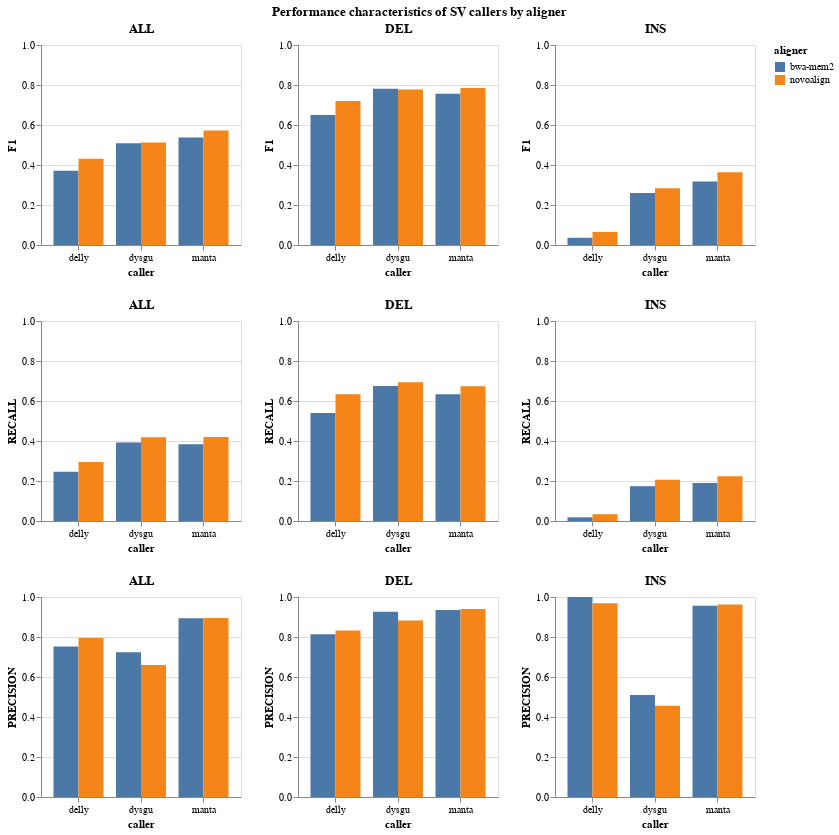

Write notebook code for a chart like this one.
### Code cell
performance_charts = []
for measure in ["f1", "recall", "precision"]:
    svtype_charts = []

    for svtype in snakemake.config["truth_set_svtypes"]:
        svtype_chart = (
            alt.Chart(benchmark_df.filter(pl.col("svtype") == svtype))
            .mark_bar()
            .encode(
                x=alt.X("caller:N").axis(labelAngle=0),
                y=alt.Y(f"{measure}:Q", title=measure.upper()).scale(domain=(0, 1)),
                xOffset="aligner:N",
                color="aligner:N",
            )
            .properties(title=svtype, width=200, height=200)
        )
        svtype_charts.append(svtype_chart)

    performance_charts.append(alt.hconcat(*svtype_charts))

alt.vconcat(*performance_charts).properties(
    title="Performance characteristics of SV callers by aligner",
).configure_title(anchor="middle")

### Figure 1 — Vega-Lite specification as saved in the notebook (floating-point values rounded to 4 significant figures)
{"config": {"view": {"continuousWidth": 300, "continuousHeight": 300}, "title": {"anchor": "middle"}}, "vconcat": [{"hconcat": [{"data": {"name": "data-dd16b28adc6704c5056e338735d8f43e"}, "mark": {"type": "bar"}, "encoding": {"color": {"field": "aligner", "type": "nominal"}, "x": {"axis": {"labelAngle": 0}, "field": "caller", "type": "nominal"}, "xOffset": {"field": "aligner", "type": "nominal"}, "y": {"field": "f1", "scale": {"domain": [0, 1]}, "title": "F1", "type": "quantitative"}}, "height": 200, "title": "ALL", "width": 200}, {"data": {"name": "data-3068080ce475a42f95b8e3b69260f06d"}, "mark": {"type": "bar"}, "encoding": {"color": {"field": "aligner", "type": "nominal"}, "x": {"axis": {"labelAngle": 0}, "field": "caller", "type": "nominal"}, "xOffset": {"field": "aligner", "type": "nominal"}, "y": {"field": "f1", "scale": {"domain": [0, 1]}, "title": "F1", "type": "quantitative"}}, "height": 200, "title": "DEL", "width": 200}, {"data": {"name": "data-5aa574a0ac99090d179fd6b665cd7782"}, "mark": {"type": "bar"}, "encoding": {"color": {"field": "aligner", "type": "nominal"}, "x": {"axis": {"labelAngle": 0}, "field": "caller", "type": "nominal"}, "xOffset": {"field": "aligner", "type": "nominal"}, "y": {"field": "f1", "scale": {"domain": [0, 1]}, "title": "F1", "type": "quantitative"}}, "height": 200, "title": "INS", "width": 200}]}, {"hconcat": [{"data": {"name": "data-dd16b28adc6704c5056e338735d8f43e"}, "mark": {"type": "bar"}, "encoding": {"color": {"field": "aligner", "type": "nominal"}, "x": {"axis": {"labelAngle": 0}, "field": "caller", "type": "nominal"}, "xOffset": {"field": "aligner", "type": "nominal"}, "y": {"field": "recall", "scale": {"domain": [0, 1]}, "title": "RECALL", "type": "quantitative"}}, "height": 200, "title": "ALL", "width": 200}, {"data": {"name": "data-3068080ce475a42f95b8e3b69260f06d"}, "mark": {"type": "bar"}, "encoding": {"color": {"field": "aligner", "type": "nominal"}, "x": {"axis": {"labelAngle": 0}, "field": "caller", "type": "nominal"}, "xOffset": {"field": "aligner", "type": "nominal"}, "y": {"field": "recall", "scale": {"domain": [0, 1]}, "title": "RECALL", "type": "quantitative"}}, "height": 200, "title": "DEL", "width": 200}, {"data": {"name": "data-5aa574a0ac99090d179fd6b665cd7782"}, "mark": {"type": "bar"}, "encoding": {"color": {"field": "aligner", "type": "nominal"}, "x": {"axis": {"labelAngle": 0}, "field": "caller", "type": "nominal"}, "xOffset": {"field": "aligner", "type": "nominal"}, "y": {"field": "recall", "scale": {"domain": [0, 1]}, "title": "RECALL", "type": "quantitative"}}, "height": 200, "title": "INS", "width": 200}]}, {"hconcat": [{"data": {"name": "data-dd16b28adc6704c5056e338735d8f43e"}, "mark": {"type": "bar"}, "encoding": {"color": {"field": "aligner", "type": "nominal"}, "x": {"axis": {"labelAngle": 0}, "field": "caller", "type": "nominal"}, "xOffset": {"field": "aligner", "type": "nominal"}, "y": {"field": "precision", "scale": {"domain": [0, 1]}, "title": "PRECISION", "type": "quantitative"}}, "height": 200, "title": "ALL", "width": 200}, {"data": {"name": "data-3068080ce475a42f95b8e3b69260f06d"}, "mark": {"type": "bar"}, "encoding": {"color": {"field": "aligner", "type": "nominal"}, "x": {"axis": {"labelAngle": 0}, "field": "caller", "type": "nominal"}, "xOffset": {"field": "aligner", "type": "nominal"}, "y": {"field": "precision", "scale": {"domain": [0, 1]}, "title": "PRECISION", "type": "quantitative"}}, "height": 200, "title": "DEL", "width": 200}, {"data": {"name": "data-5aa574a0ac99090d179fd6b665cd7782"}, "mark": {"type": "bar"}, "encoding": {"color": {"field": "aligner", "type": "nominal"}, "x": {"axis": {"labelAngle": 0}, "field": "caller", "type": "nominal"}, "xOffset": {"field": "aligner", "type": "nominal"}, "y": {"field": "precision", "scale": {"domain": [0, 1]}, "title": "PRECISION", "type": "quantitative"}}, "height": 200, "title": "INS", "width": 200}]}], "title": "Performance characteristics of SV callers by aligner", "$schema": "https://vega.github.io/schema/vega-lite/v5.17.0.json", "datasets": {"data-dd16b28adc6704c5056e338735d8f43e": [{"f1": 0.3707, "recall": 0.2459, "precision": 0.753, "sample": "HG002", "aligner": "bwa-mem2", "caller": "delly", "svtype": "ALL"}, {"f1": 0.5086, "recall": 0.3922, "precision": 0.7232, "sample": "HG002", "aligner": "bwa-mem2", "caller": "dysgu", "svtype": "ALL"}, {"f1": 0.5369, "recall": 0.3837, "precision": 0.894, "sample": "HG002", "aligner": "bwa-mem2", "caller": "manta", "svtype": "ALL"}, {"f1": 0.4308, "recall": 0.2955, "precision": 0.7948, "sample": "HG002", "aligner": "novoalign", "caller": "delly", "svtype": "ALL"}, {"f1": 0.5125, "recall": 0.4189, "precision": 0.6598, "sample": "HG002", "aligner": "novoalign", "caller": "dysgu", "svtype": "ALL"}, {"f1": 0.572, "recall": 0.4203, "precision": 0.8949, "sample": "HG002", "aligner": "novoalign", "caller": "manta", "svtype": "ALL"}], "data-3068080ce475a42f95b8e3b69260f06d": [{"f1": 0.6496, "recall": 0.5406, "precision": 0.8138, "sample": "HG002", "aligner": "bwa-mem2", "caller": "delly", "svtype": "DEL"}, {"f1": 0.7807, "recall": 0.6748, "precision": 0.9262, "sample": "HG002", "aligner": "bwa-mem2", "caller": "dysgu", "svtype": "DEL"}, {"f1": 0.7556, "recall": 0.6338, "precision": 0.9354, "sample": "HG002", "aligner": "bwa-mem2", "caller": "manta", "svtype": "DEL"}, {"f1": 0.7201, "recall": 0.6343, "precision": 0.8326, "sample": "HG002", "aligner": "novoalign", "caller": "delly", "svtype": "DEL"}, {"f1": 0.7773, "recall": 0.6943, "precision": 0.8829, "sample": "HG002", "aligner": "novoalign", "caller": "dysgu", "svtype": "DEL"}, {"f1": 0.7855, "recall": 0.6743, "precision": 0.9406, "sample": "HG002", "aligner": "novoalign", "caller": "manta", "svtype": "DEL"}], "data-5aa574a0ac99090d179fd6b665cd7782": [{"f1": 0.03608, "recall": 0.01837, "precision": 1.0, "sample": "HG002", "aligner": "bwa-mem2", "caller": "delly", "svtype": "INS"}, {"f1": 0.2595, "recall": 0.174, "precision": 0.5102, "sample": "HG002", "aligner": "bwa-mem2", "caller": "dysgu", "svtype": "INS"}, {"f1": 0.3178, "recall": 0.1905, "precision": 0.9566, "sample": "HG002", "aligner": "bwa-mem2", "caller": "manta", "svtype": "INS"}, {"f1": 0.06533, "recall": 0.0338, "precision": 0.9684, "sample": "HG002", "aligner": "novoalign", "caller": "delly", "svtype": "INS"}, {"f1": 0.2841, "recall": 0.2063, "precision": 0.4561, "sample": "HG002", "aligner": "novoalign", "caller": "dysgu", "svtype": "INS"}, {"f1": 0.3636, "recall": 0.2241, "precision": 0.9621, "sample": "HG002", "aligner": "novoalign", "caller": "manta", "svtype": "INS"}]}}
